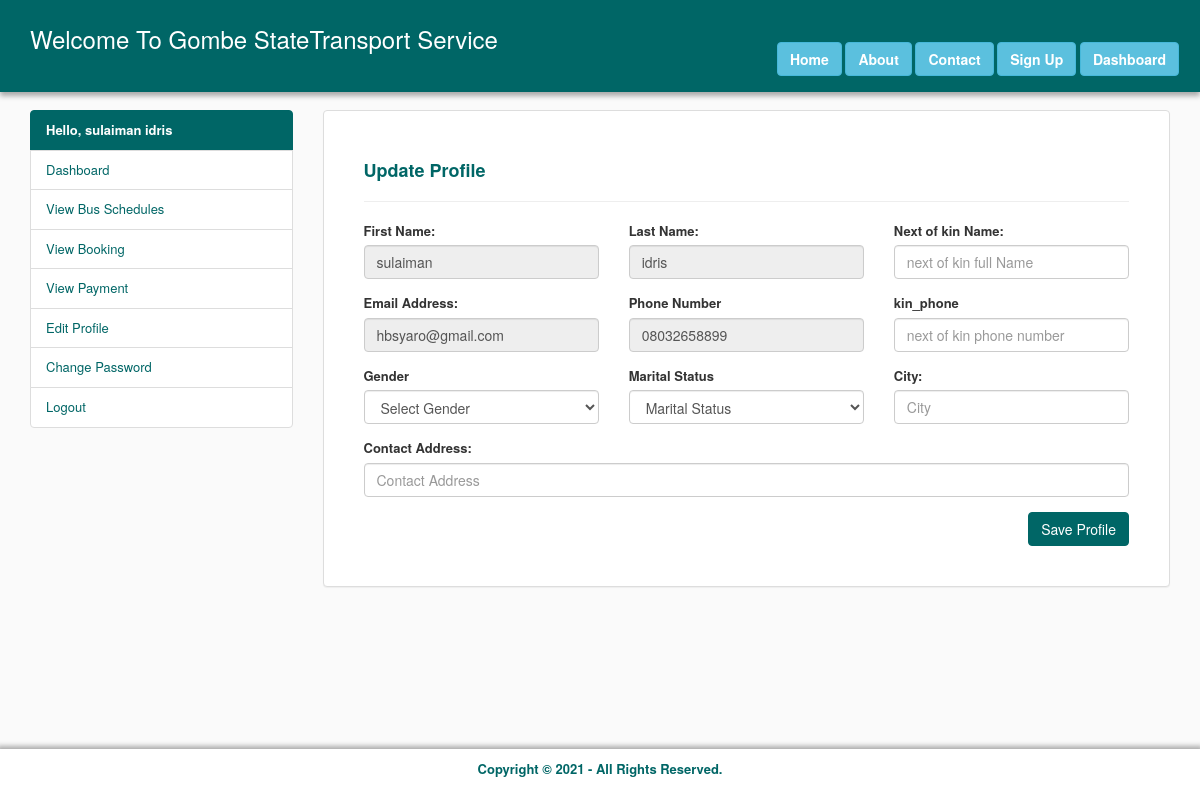
Screenshot of /user_information.php (signed in) with the database file from the repository.
### tables this page shows
CREATE TABLE `users` (
  `id` int(11) NOT NULL,
  `fname` varchar(200) NOT NULL,
  `lname` varchar(200) NOT NULL,
  `email` varchar(200) NOT NULL,
  `phone` varchar(200) NOT NULL,
  `password` varchar(200) NOT NULL,
  `status` enum('0','1') NOT NULL
);

### user_information.php (the view, shortened to what this page needs)
<?php
	require 'config/conn.php';
?>
<!DOCTYPE html>
<html>
<head>
	<link rel="stylesheet" type="text/css" href="css/bootstrap.min.css">
	<link rel="stylesheet" type="text/css" href="css/style.css">
</head>
<body>
	<?php require 'config/header.php'; ?>
	<div class="container" style="margin-top: 110px">
		<div class="row">
			<?php require 'config/sidebar.php'; ?>
			<div class="col-md-9">
				<div class="panel panel-default">
				  <div class="panel-body" style="padding: 40px">
				  	<form method="POST" action="">
				  		<div class="form-group">
				  			<h4 class="text-left"><b>Update Profile</b></h4> <hr>
				  		</div>
				  		<div class="row">
				  			<div class="col-md-4">
				  				<div class="form-group">
						  			<label>First Name:</label>
						  			<input type="text" name="fname" id="fname" class="form-control" placeholder="First Name" value="<?php echo $viewUser['fname']; ?>" readonly required>
						  		</div>
				  			</div>
				  			<div class="col-md-4">
				  				<div class="form-group">
						  			<label>Last Name:</label>
						  			<input type="text" name="lname" id="lname" class="form-control" placeholder="Last Name" value="<?php echo $viewUser['lname']; ?>" readonly required>
						  		</div>
				  			</div>
				  			<div class="col-md-4">
				  				<div class="form-group">
						  			<label>Next of kin Name:</label>
						  			<input type="text" name="oname" id="oname" class="form-control" placeholder="next of kin full Name" value="<?php if(isset($_POST['next_of_kin'])){ echo $next_of_kin; } ?>">
						  		</div>
				  			</div>
				  			<div class="col-md-4">
				  				<div class="form-group">
						  			<label>Email Address:</label>
						  			<input type="text" name="email" id="email" class="form-control" placeholder="Email Address" value="<?php echo $viewUser['email']; ?>" readonly required>
						  		</div>
				  			</div>
				  			<div class="col-md-4">
				  				<div class="form-group">
						  			<label>Phone Number</label>
						  			<input type="text" name="phone" id="phone" class="form-control" placeholder="Phone Number" value="<?php echo $viewUser['phone']; ?>" readonly required>
						  		</div>
				  			</div>
				  			<div class="col-md-4">
				  				<div class="form-group">
						  			<label>kin_phone</label>
						  			<input type="text" name="kin_phone" id="kin_phone" class="form-control" placeholder="next of kin phone number" required value="<?php if(isset($_POST['kin_phone'])){ echo $kin_phone; } ?>">
						  		</div>
				  			</div>
				  			<div class="col-md-4">
				  				<div class="form-group">
						  			<label>Gender</label>
						  			<select class="form-control" name="gender" id="gender" required>
						  				<option hidden>Select Gender</option>
						  			</select>
						  		</div>
				  			</div>
				  			<div class="col-md-4">
				  				<div class="form-group">
				  					<label>Marital Status</label>
						  			<select class="form-control" name="m_status" id="m_status" required>
						  				<option hidden>Marital Status</option>
						  			</select>
						  		</div>
				  			</div>
				  			<div class="col-md-4">
				  				<div class="form-group">
						  			<label>City:</label>
						  			<input type="text" name="city" id="city" class="form-control" placeholder="City" required value="<?php if(isset($_POST['city'])){ echo $city; } ?>">
						  		</div>
				  			</div>
				  			<div class="col-md-12">
				  				<div class="form-group">
						  			<label>Contact Address:</label>
						  			<input type="text" name="address" id="address" class="form-control" placeholder="Contact Address" required value="<?php if(isset($_POST['address'])){ echo $address; } ?>">
						  		</div>
				  			</div>
				  		</div>
				  		<div class="form-group">
				  			<input type="submit"  name="profile" id="profile" class="btn btn-default pull-right" value="Save Profile">
				  		</div>
				  	</form>
				  </div>
				</div>
			</div>
		</div>
	</div>
	<?php require 'config/footer.php'; ?>
</body>
</html>

### config/sidebar.php
<?php
	$User = mysqli_query($isah, "SELECT * FROM users WHERE (email='".$_SESSION['email']."' OR phone='".$_SESSION['email']."') ");
	$viewUser = mysqli_fetch_array($User);
?>
<div class="col-md-3">
				<div class="list-group">
				  <a href="#" class="list-group-item disabled"><b>Hello, <?php echo $viewUser['fname']." ".$viewUser['lname']; ?> </b></a>
				  <a href="dashboard.php" class="list-group-item">Dashboard </a>
				  <a href="bus_schedules.php" class="list-group-item">View Bus Schedules</a>
				  <a href="view_booking.php" class="list-group-item">View Booking</a>
				  <a href="view_payment.php" class="list-group-item">View Payment</a>
				  <a href="view_profile.php" class="list-group-item">Edit Profile </a>
				  <a href="change_password.php" class="list-group-item">Change Password</a>
				  <a href="logout.php" class="list-group-item">Logout</a>
				</div>
			</div>

### css/style.css (style rules this page uses)
body { font-size: 13px; background-color: #fafafa; }
.panel-default h4 { color: #006666; font-weight: bolder; }
.btn-default { background-color: #006666; border: 1px solid #006666; color: #ffffff; }
.list-group-item.disabled, .list-group-item.disabled:focus, .list-group-item.disabled:hover { background-color: #006666; border: 1px solid #006666; color: #ffffff; }
a.list-group-item, button.list-group-item { color: #006666; }

### rows the page displays
users: fname "sulaiman", lname "idris", email "hbsyaro@gmail.com", phone "08032658899"
